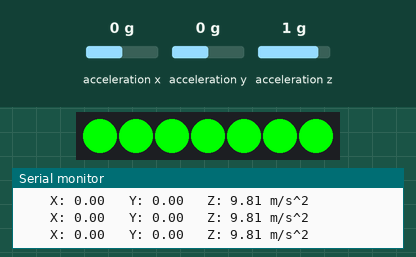
Simulated run of this sketch. Board: Arduino Uno, built with avr-gcc and run on an emulated ATmega328P. On the bench: 7 RGB LEDs in strip order, left to right, the last lines printed to the serial monitor. The inputs (shaded band) are chosen by the test bench; at power-on: acceleration z 1 g, acceleration x 0 g, acceleration y 0 g.

Above: at 1.4 s.
1.5 s: acceleration z set to -1.4 g
At 3.4 s:
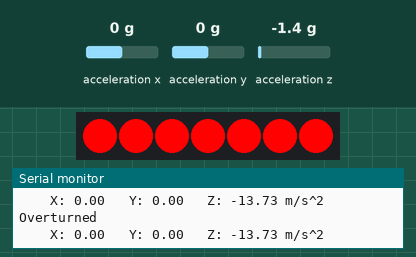
4.1 s: acceleration z set to 0.8 g
At 6.3 s:
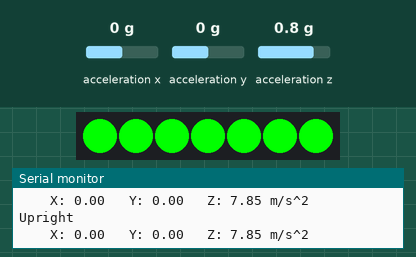
6.7 s: acceleration z set to -0.8 g
At 9.0 s:
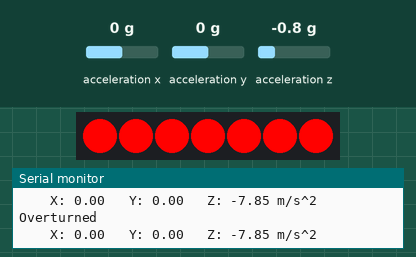
9.3 s: acceleration z set to 1.4 g
At 10.9 s:
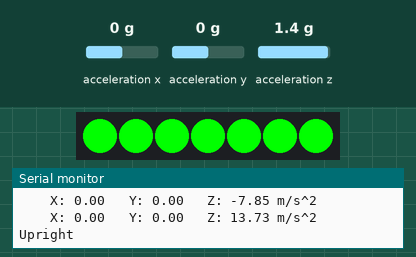
Timing chart, 0 to 12.4 s (numbered marks = the images above; inputs shaded):
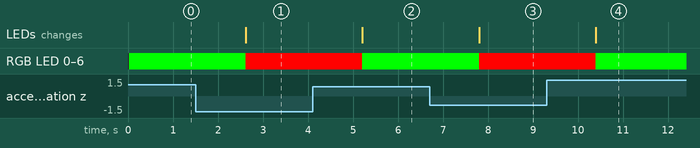

The sketch:

testing.ino
```cpp
/*
  Adafruit Prop-Maker Featherwing
  NeoPixel Example

  Rainbow example for 30-Pixel NeoPixel Strip
*/
// Add the Neopixel library
#include <Adafruit_NeoPixel.h>

// Add the accelerometer library
#include <Adafruit_LIS3DH.h>

// Input the number of neopixels in your system. For our system, you can use up to 7.
#define NUM_PIXELS 7

// Next define which pin is going to control the neopixels. We're using pin 5 (check pinout sheet).
#define NEOPIXEL_PIN 5

// The prop-maker board uses a pin to turn neopixels on and off in case we don't want them to draw any power. This will be pin 10.
#define POWER_PIN    10

//This code is only used if we want the "tapping" functionality of the board. Let's leave it on for now.
// Adjust this number for the sensitivity of the 'click' force
// this strongly depend on the range! for 16G, try 5-10
// for 8G, try 10-20. for 4G try 20-40. for 2G try 40-80
#define CLICKTHRESHHOLD 40


// this line adds the i2c accelerometer
Adafruit_LIS3DH lis = Adafruit_LIS3DH();

// this line creates a neopixel strip we'll use
Adafruit_NeoPixel strip = Adafruit_NeoPixel(NUM_PIXELS, NEOPIXEL_PIN, NEO_GRB + NEO_KHZ800);

// These variables will help us keep track of some accelerometer thesholds.
// The first variable could help us keep track of how many times the board is "tilted"
int tiltChangeCounter = 0;

// The second variable helps us track the current state of the board (whether or not it's been tilted)
int tiltState = 0;

// The third variable helps us check whether the current state = the last state of the board
// AKA whether or not something has changed
int lastTiltState = 0;

// Let's get started!
void setup() {
  // We initialize our serial monitor at a baudrate of 115200, and then print a line of text to make sure it worked
  Serial.begin(115200);
  Serial.println("\nProp-Maker Wing: NeoPixel AND Accelerometer");

  // We'll set our power pin as an output
  pinMode(POWER_PIN, OUTPUT);
  // Then we'll actually enable the power pin so we can write to neopixels.
  digitalWrite(POWER_PIN, HIGH);

  // This line initializes the NeoPixel library (getting the lights ready to light).
  strip.begin();

  // Here we're just going to store an arbitrary variable as a number so we can use it to count in a loop
  int i = 0;

  // This sets a particular color to each of the neopixels at start, using our number of pixels as a variable
  for (i = 0; i < strip.numPixels(); i++) {
    // The color "0, 255, 0" is "green" because "Red, Green, Blue." Blue would be: "0, 0, 255" and purple would be "255, 0, 255".
    strip.setPixelColor(i, 0, 255, 0);
    // We have to run "strip.show()" every time we change the color of a neopixel to populate that color to the LED
    strip.show();

    // This bit just gets the accelerometer going
    Serial.println("Starting LIS3DH...");
    if (! lis.begin(0x18)) {   // change this to 0x19 for alternative i2c address
      Serial.println("Couldnt start LIS3DH");
      while (1);
    }
    Serial.println("LIS3DH Started!");

    // Set Accelerometer Range (2, 4, 8, or 16 G!)
    lis.setRange(LIS3DH_RANGE_4_G);

    /* Set Accelerometer Click Detection
      0 = turn off click detection & interrupt
      1 = single click only interrupt output
      2 = double click only interrupt output
      NOTE: Higher numbers are less sensitive
    */
    lis.setClick(1, CLICKTHRESHHOLD);
  }
}

// We finished our setup. Now let's work on the code that loops forever:

void loop() {

  // This bit can help us detect "clicks."
  // Detect a click
  uint8_t click = lis.getClick();

  // This bit reads the built-in accelerometer and returns values we can use.
  // Get a new accel. sensor event
  sensors_event_t event;
  lis.getEvent(&event);

  // If at any point we detect a click, turn blue for a second
  // detect click
  if (click & 0x10) {
    uint16_t k, m;
    for (k = 0; k < strip.numPixels(); k++) {
      strip.setPixelColor(k, 0, 0, 255);
      strip.show();
    }
    delay(500);
    for (m = 0; m < strip.numPixels(); m++) {
    strip.setPixelColor(m, 0, 0, 0);
    strip.show();
    }
  }

  /* Display the results (acceleration is measured in m/s^2) */
  Serial.print("\t\tX: "); Serial.print(event.acceleration.x);
  Serial.print(" \tY: "); Serial.print(event.acceleration.y);
  Serial.print(" \tZ: "); Serial.print(event.acceleration.z);
  Serial.println(" m/s^2 ");
  Serial.println();

  // Creating some arbitrary variable intergers under "i" and "j". You could also do "int i = 0" "int j = 0"
  uint16_t i, j;

  // This is where we read the acceleration of "z". Under normal circumstances, "z" will read as accelerating at 9.67m/s^2.
  // So if we read a number < 5, we know we're tilting.
  if (event.acceleration.z < 5) {
    // Mark our "tilt state" as "1", or "tilting"
    tiltState = 1;
    // Now check if "tilt state" is the same as our last tilt state. If they're different, it means we were upright, and then tilted.
    if (tiltState != lastTiltState) {
      Serial.println("Overturned");
      // Fade from "green" to "red" using two for loops: one for addressing each pixel, the other for shifting the colors
      for (j = 0; j < 255; j++) {
        for (i = 0; i < strip.numPixels(); i++) {
          strip.setPixelColor(i, j, 255 - j, 0);
          strip.show();
        }
      }
    }
    // Register this tilt state as the one that now happened in the past
    lastTiltState = tiltState;
    delay(500);
  }

  // If acceleration is GREATER than 5, or anything between 5 and some large number (20, here), consider us upgright
  else if (event.acceleration.z < 20) {
    // Set tilt state to "0", or "not tilting"
    tiltState = 0;
    // If this is different than the last tilt state, print "upright" to the serial monitor and fade red to green
    if (tiltState != lastTiltState) {
      Serial.println("Upright");
      for (j = 0; j < 255; j++) {
        for (i = 0; i < strip.numPixels(); i++) {
          strip.setPixelColor(i, 255 - j, j, 0);
          strip.show();
        }
      }
    }
    // Register this tilt state as the one that now happened in the past
    lastTiltState = tiltState;
    delay(500);
  }
  //Just slowing things down a tiny bit
  delay(100);
}


// Below here is some code you could use later, if you want. Otherwise you can ignore it.

//uint32_t Wheel(byte WheelPos) {
//  // Input a value 0 to 255 to get a color value.
//  // The colours are a transition r - g - b - back to r.
//  WheelPos = 255 - WheelPos;
//  if(WheelPos < 85) {
//    return strip.Color(255 - WheelPos * 3, 0, WheelPos * 3);
//  }
//  if(WheelPos < 170) {
//    WheelPos -= 85;
//    return strip.Color(0, WheelPos * 3, 255 - WheelPos * 3);
//  }
//  WheelPos -= 170;
//  return strip.Color(WheelPos * 3, 255 - WheelPos * 3, 0);
//}
//
//void rainbow(uint8_t wait) {
//  uint16_t i, j;
//
//  for(j=0; j<256; j++) {
//    for(i=0; i<strip.numPixels(); i++) {
//      strip.setPixelColor(i, Wheel((i+j) & 255));
//    }
//    // turn on the Prop-Maker FeatherWing's power pin
//    digitalWrite(POWER_PIN, HIGH);
//    // write the pixel values
//    strip.show();
//    delay(wait);
//  }
//}
```

Measured:
- after the input at 1.5 s, RGB LED 0–6: RGB(0, 255, 0) → RGB(254, 1, 0) after 1.1 s; the LEDs: change after 1.1 s (image 1)
- after the input at 4.1 s, RGB LED 0–6: RGB(254, 1, 0) → RGB(1, 254, 0) after 1.1 s; the LEDs: change after 1.1 s (image 2)
- after the input at 6.7 s, RGB LED 0–6: RGB(1, 254, 0) → RGB(254, 1, 0) after 1.1 s; the LEDs: change after 1.1 s (image 3)
- after the input at 9.3 s, RGB LED 0–6: RGB(254, 1, 0) → RGB(1, 254, 0) after 1.1 s; the LEDs: change after 1.1 s (image 4)
